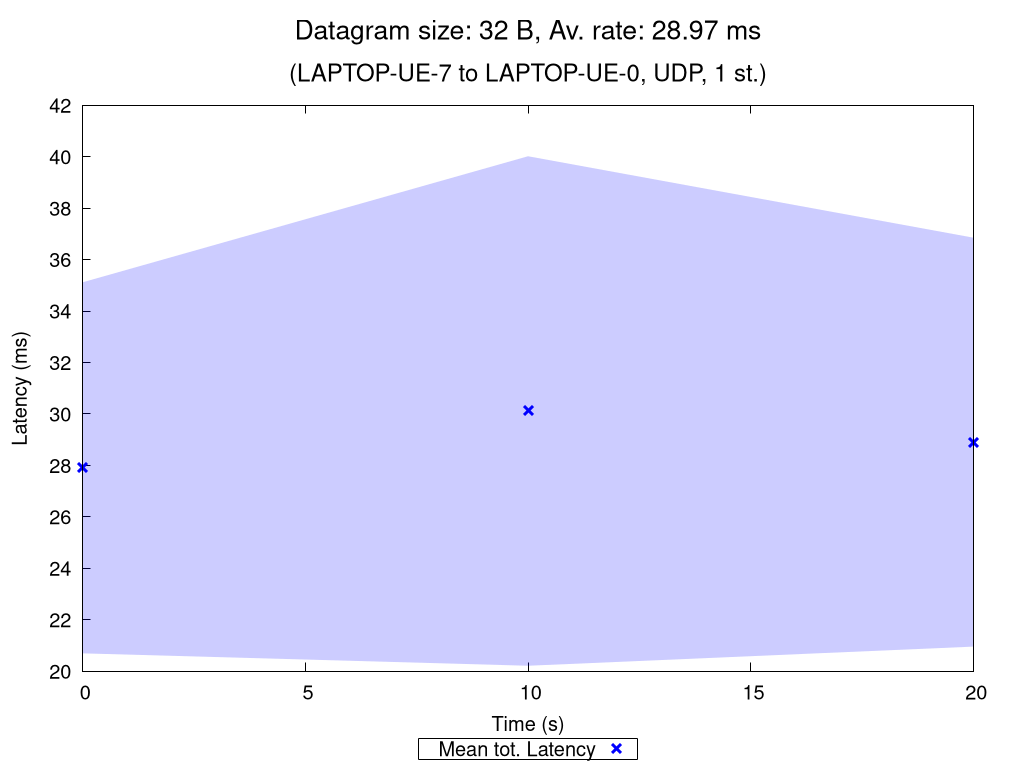

Write gnuplot code to recreate this figure.
set terminal pngcairo nocrop enhanced size 1024,768 font "Verdana,15"
set output "UDP_1_st_2020_11_02_12-41-09_two2one_00032B.png"

set title "{/=20 Datagram size: 32 B, Av. rate: 28.97 ms}\n\n{/=18 (LAPTOP-UE-7 to LAPTOP-UE-0, UDP, 1 st.)}"

set xlabel "Time (s)"
set ylabel "Latency (ms)"
set ytics nomirror
set key bmargin center horizontal box samplen 1 width -1
set bmargin 4.6
set rmargin 4.5

rf = 1.0  # rate factor
set style fill transparent solid 0.2 noborder
set autoscale xfix
plot "UDP_1_st_2020_11_02_12-41-09_two2one_00032B_iperf_processed.dat" using 1:($2/rf-$3/rf):($2/rf+$3/rf) with filledcurves lc rgb "blue" notitle, \
     "" using 1:($2/rf) with points pt 2 ps 1.5 lw 3 lc rgb "blue" title "Mean tot. Latency", \
